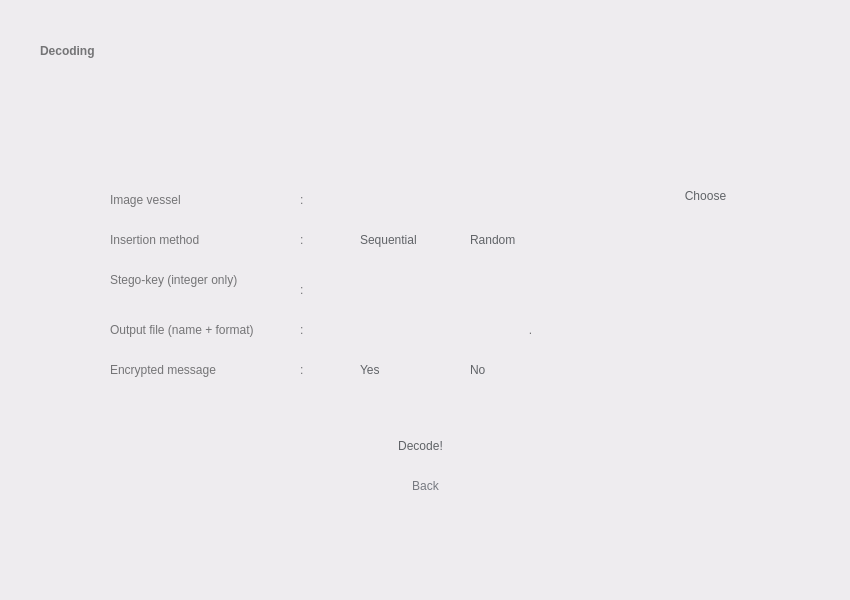
<?xml version="1.0" encoding="UTF-8"?>
<ui version="4.0">
 <class>Widget</class>
 <widget class="QWidget" name="Widget">
  <property name="geometry">
   <rect>
    <x>0</x>
    <y>0</y>
    <width>850</width>
    <height>600</height>
   </rect>
  </property>
  <property name="windowTitle">
   <string>Widget</string>
  </property>
  <property name="styleSheet">
   <string notr="true">background-color: rgb(238, 236, 239);</string>
  </property>
  <widget class="QWidget" name="widget1" native="true">
   <property name="geometry">
    <rect>
     <x>0</x>
     <y>0</y>
     <width>850</width>
     <height>600</height>
    </rect>
   </property>
   <property name="styleSheet">
    <string notr="true">QWidget#widget1 {background-color: rgb(246, 245, 247);};

</string>
   </property>
   <widget class="QLabel" name="label">
    <property name="geometry">
     <rect>
      <x>40</x>
      <y>30</y>
      <width>241</width>
      <height>41</height>
     </rect>
    </property>
    <property name="styleSheet">
     <string notr="true">background-color: rgba(255, 255, 255, 0);
color: rgb(116, 116, 118);
font: 36pt &quot;Product Sans&quot;;
font-weight: bold;
</string>
    </property>
    <property name="text">
     <string>Decoding</string>
    </property>
    <property name="alignment">
     <set>Qt::AlignLeading|Qt::AlignLeft|Qt::AlignVCenter</set>
    </property>
   </widget>
   <widget class="QPushButton" name="goButton">
    <property name="geometry">
     <rect>
      <x>340</x>
      <y>420</y>
      <width>161</width>
      <height>51</height>
     </rect>
    </property>
    <property name="styleSheet">
     <string notr="true">font: 17pt &quot;Product Sans&quot;;
color: rgb(96, 99, 103);
border-radius: 25px;
</string>
    </property>
    <property name="text">
     <string>Decode!</string>
    </property>
   </widget>
   <widget class="QLabel" name="label_4">
    <property name="geometry">
     <rect>
      <x>110</x>
      <y>190</y>
      <width>101</width>
      <height>20</height>
     </rect>
    </property>
    <property name="styleSheet">
     <string notr="true">background-color: rgba(255, 255, 255, 0);
font: 15pt &quot;Product Sans&quot;;
color: rgb(116, 116, 118);</string>
    </property>
    <property name="text">
     <string>Image vessel</string>
    </property>
    <property name="alignment">
     <set>Qt::AlignLeading|Qt::AlignLeft|Qt::AlignVCenter</set>
    </property>
   </widget>
   <widget class="QLineEdit" name="vesselField">
    <property name="geometry">
     <rect>
      <x>320</x>
      <y>180</y>
      <width>341</width>
      <height>31</height>
     </rect>
    </property>
    <property name="styleSheet">
     <string notr="true">border-radius: 2px;
padding-left: 10px;
color: rgb(116, 116, 118);
</string>
    </property>
    <property name="readOnly">
     <bool>true</bool>
    </property>
   </widget>
   <widget class="QLineEdit" name="stegoKeyField">
    <property name="geometry">
     <rect>
      <x>320</x>
      <y>270</y>
      <width>201</width>
      <height>31</height>
     </rect>
    </property>
    <property name="styleSheet">
     <string notr="true">border-radius: 2px;
padding-left: 10px;
color: rgb(116, 116, 118);
</string>
    </property>
   </widget>
   <widget class="QRadioButton" name="insButton_2">
    <property name="geometry">
     <rect>
      <x>450</x>
      <y>230</y>
      <width>101</width>
      <height>20</height>
     </rect>
    </property>
    <property name="styleSheet">
     <string notr="true">font: 15pt &quot;Product Sans&quot;;
background-color: rgba(255, 255, 255, 0);
border-radius: 4px;
color: rgb(96, 99, 103);
</string>
    </property>
    <property name="text">
     <string>Random</string>
    </property>
    <attribute name="buttonGroup">
     <string notr="true">buttonGroup_2</string>
    </attribute>
   </widget>
   <widget class="QRadioButton" name="insButton_1">
    <property name="geometry">
     <rect>
      <x>340</x>
      <y>230</y>
      <width>101</width>
      <height>20</height>
     </rect>
    </property>
    <property name="styleSheet">
     <string notr="true">font: 15pt &quot;Product Sans&quot;;
border-radius: 4px;
color: rgb(96, 99, 103);
background-color: rgba(255, 255, 255, 0);
</string>
    </property>
    <property name="text">
     <string>Sequential</string>
    </property>
    <attribute name="buttonGroup">
     <string notr="true">buttonGroup_2</string>
    </attribute>
   </widget>
   <widget class="QLineEdit" name="outputFileField">
    <property name="geometry">
     <rect>
      <x>320</x>
      <y>310</y>
      <width>201</width>
      <height>31</height>
     </rect>
    </property>
    <property name="styleSheet">
     <string notr="true">border-radius: 2px;
padding-left: 10px;
color: rgb(116, 116, 118);
</string>
    </property>
   </widget>
   <widget class="QLineEdit" name="outputFormatField">
    <property name="geometry">
     <rect>
      <x>540</x>
      <y>310</y>
      <width>121</width>
      <height>31</height>
     </rect>
    </property>
    <property name="styleSheet">
     <string notr="true">border-radius: 2px;
padding-left: 10px;
color: rgb(116, 116, 118);
</string>
    </property>
   </widget>
   <widget class="QPushButton" name="vesselButton">
    <property name="geometry">
     <rect>
      <x>670</x>
      <y>180</y>
      <width>71</width>
      <height>31</height>
     </rect>
    </property>
    <property name="styleSheet">
     <string notr="true">font: 15pt &quot;Product Sans&quot;;
color: rgb(96, 99, 103);
border-radius: 15px;
</string>
    </property>
    <property name="text">
     <string>Choose</string>
    </property>
   </widget>
   <widget class="QLabel" name="label_5">
    <property name="geometry">
     <rect>
      <x>520</x>
      <y>320</y>
      <width>21</width>
      <height>20</height>
     </rect>
    </property>
    <property name="styleSheet">
     <string notr="true">background-color: rgba(255, 255, 255, 0);
font: 15pt &quot;Product Sans&quot;;
color: rgb(116, 116, 118);</string>
    </property>
    <property name="text">
     <string>.</string>
    </property>
    <property name="alignment">
     <set>Qt::AlignCenter</set>
    </property>
   </widget>
   <widget class="QRadioButton" name="encButton_1">
    <property name="geometry">
     <rect>
      <x>340</x>
      <y>360</y>
      <width>101</width>
      <height>20</height>
     </rect>
    </property>
    <property name="styleSheet">
     <string notr="true">font: 15pt &quot;Product Sans&quot;;
border-radius: 4px;
color: rgb(96, 99, 103);
background-color: rgba(255, 255, 255, 0);
</string>
    </property>
    <property name="text">
     <string>Yes</string>
    </property>
    <attribute name="buttonGroup">
     <string notr="true">buttonGroup_3</string>
    </attribute>
   </widget>
   <widget class="QRadioButton" name="encButton_2">
    <property name="geometry">
     <rect>
      <x>450</x>
      <y>360</y>
      <width>101</width>
      <height>20</height>
     </rect>
    </property>
    <property name="styleSheet">
     <string notr="true">font: 15pt &quot;Product Sans&quot;;
background-color: rgba(255, 255, 255, 0);
border-radius: 4px;
color: rgb(96, 99, 103);
</string>
    </property>
    <property name="text">
     <string>No</string>
    </property>
    <attribute name="buttonGroup">
     <string notr="true">buttonGroup_3</string>
    </attribute>
   </widget>
   <widget class="QLabel" name="label_9">
    <property name="geometry">
     <rect>
      <x>110</x>
      <y>230</y>
      <width>171</width>
      <height>20</height>
     </rect>
    </property>
    <property name="styleSheet">
     <string notr="true">background-color: rgba(255, 255, 255, 0);
font: 15pt &quot;Product Sans&quot;;
color: rgb(116, 116, 118);</string>
    </property>
    <property name="text">
     <string>Insertion method</string>
    </property>
    <property name="alignment">
     <set>Qt::AlignLeading|Qt::AlignLeft|Qt::AlignVCenter</set>
    </property>
   </widget>
   <widget class="QLabel" name="label_10">
    <property name="geometry">
     <rect>
      <x>110</x>
      <y>270</y>
      <width>171</width>
      <height>20</height>
     </rect>
    </property>
    <property name="styleSheet">
     <string notr="true">background-color: rgba(255, 255, 255, 0);
font: 15pt &quot;Product Sans&quot;;
color: rgb(116, 116, 118);</string>
    </property>
    <property name="text">
     <string>Stego-key (integer only)</string>
    </property>
    <property name="alignment">
     <set>Qt::AlignLeading|Qt::AlignLeft|Qt::AlignVCenter</set>
    </property>
   </widget>
   <widget class="QLabel" name="label_11">
    <property name="geometry">
     <rect>
      <x>110</x>
      <y>320</y>
      <width>181</width>
      <height>20</height>
     </rect>
    </property>
    <property name="styleSheet">
     <string notr="true">background-color: rgba(255, 255, 255, 0);
font: 15pt &quot;Product Sans&quot;;
color: rgb(116, 116, 118);</string>
    </property>
    <property name="text">
     <string>Output file (name + format)</string>
    </property>
    <property name="alignment">
     <set>Qt::AlignLeading|Qt::AlignLeft|Qt::AlignVCenter</set>
    </property>
   </widget>
   <widget class="QLabel" name="label_14">
    <property name="geometry">
     <rect>
      <x>300</x>
      <y>190</y>
      <width>16</width>
      <height>20</height>
     </rect>
    </property>
    <property name="styleSheet">
     <string notr="true">background-color: rgba(255, 255, 255, 0);
font: 15pt &quot;Product Sans&quot;;
color: rgb(116, 116, 118);</string>
    </property>
    <property name="text">
     <string>:</string>
    </property>
    <property name="alignment">
     <set>Qt::AlignLeading|Qt::AlignLeft|Qt::AlignVCenter</set>
    </property>
   </widget>
   <widget class="QLabel" name="label_16">
    <property name="geometry">
     <rect>
      <x>300</x>
      <y>230</y>
      <width>16</width>
      <height>20</height>
     </rect>
    </property>
    <property name="styleSheet">
     <string notr="true">background-color: rgba(255, 255, 255, 0);
font: 15pt &quot;Product Sans&quot;;
color: rgb(116, 116, 118);</string>
    </property>
    <property name="text">
     <string>:</string>
    </property>
    <property name="alignment">
     <set>Qt::AlignLeading|Qt::AlignLeft|Qt::AlignVCenter</set>
    </property>
   </widget>
   <widget class="QLabel" name="label_17">
    <property name="geometry">
     <rect>
      <x>300</x>
      <y>280</y>
      <width>16</width>
      <height>20</height>
     </rect>
    </property>
    <property name="styleSheet">
     <string notr="true">background-color: rgba(255, 255, 255, 0);
font: 15pt &quot;Product Sans&quot;;
color: rgb(116, 116, 118);</string>
    </property>
    <property name="text">
     <string>:</string>
    </property>
    <property name="alignment">
     <set>Qt::AlignLeading|Qt::AlignLeft|Qt::AlignVCenter</set>
    </property>
   </widget>
   <widget class="QLabel" name="label_18">
    <property name="geometry">
     <rect>
      <x>300</x>
      <y>320</y>
      <width>16</width>
      <height>20</height>
     </rect>
    </property>
    <property name="styleSheet">
     <string notr="true">background-color: rgba(255, 255, 255, 0);
font: 15pt &quot;Product Sans&quot;;
color: rgb(116, 116, 118);</string>
    </property>
    <property name="text">
     <string>:</string>
    </property>
    <property name="alignment">
     <set>Qt::AlignLeading|Qt::AlignLeft|Qt::AlignVCenter</set>
    </property>
   </widget>
   <widget class="QLabel" name="label_19">
    <property name="geometry">
     <rect>
      <x>110</x>
      <y>360</y>
      <width>181</width>
      <height>20</height>
     </rect>
    </property>
    <property name="styleSheet">
     <string notr="true">background-color: rgba(255, 255, 255, 0);
font: 15pt &quot;Product Sans&quot;;
color: rgb(116, 116, 118);</string>
    </property>
    <property name="text">
     <string>Encrypted message</string>
    </property>
    <property name="alignment">
     <set>Qt::AlignLeading|Qt::AlignLeft|Qt::AlignVCenter</set>
    </property>
   </widget>
   <widget class="QLabel" name="label_20">
    <property name="geometry">
     <rect>
      <x>300</x>
      <y>360</y>
      <width>16</width>
      <height>20</height>
     </rect>
    </property>
    <property name="styleSheet">
     <string notr="true">background-color: rgba(255, 255, 255, 0);
font: 15pt &quot;Product Sans&quot;;
color: rgb(116, 116, 118);</string>
    </property>
    <property name="text">
     <string>:</string>
    </property>
    <property name="alignment">
     <set>Qt::AlignLeading|Qt::AlignLeft|Qt::AlignVCenter</set>
    </property>
   </widget>
   <widget class="QPushButton" name="backButton">
    <property name="geometry">
     <rect>
      <x>390</x>
      <y>470</y>
      <width>71</width>
      <height>31</height>
     </rect>
    </property>
    <property name="styleSheet">
     <string notr="true">font: 12pt &quot;Product Sans&quot;;
color: rgb(118, 121, 128);
background-color: rgba(255, 255, 255, 0);
border-radius: 15px;
</string>
    </property>
    <property name="text">
     <string>Back</string>
    </property>
   </widget>
  </widget>
 </widget>
 <resources/>
 <connections/>
 <buttongroups>
  <buttongroup name="buttonGroup_3"/>
  <buttongroup name="buttonGroup_2"/>
 </buttongroups>
</ui>
